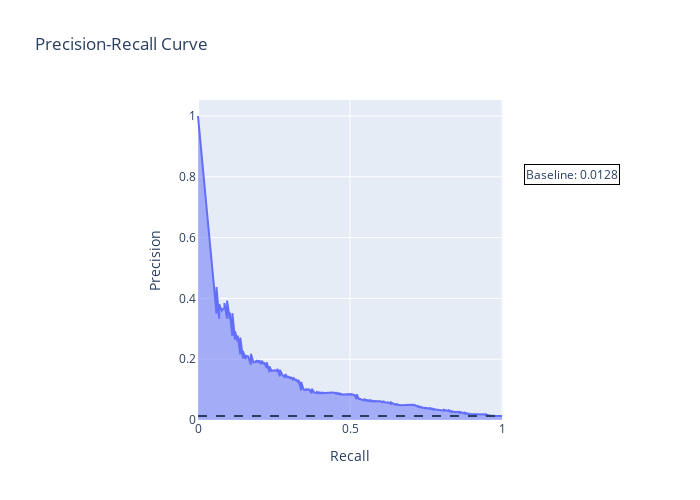

The notebook cell this image was saved under:
### Code cell
# Predict on y test
y_pred = best_model.predict_proba(X_test)[::,1]

precision, recall, thresholds = precision_recall_curve(y_test,  y_pred)

fig = px.area(
    x=recall, y=precision,
    title=f'Precision-Recall Curve',
    labels=dict(x='Recall', y='Precision'),
    width=700, height=500
)
fig.add_shape(
    type='line', line=dict(dash='dash'),
    x0=0, x1=1, y0=baseline, y1=baseline
)
fig.update_yaxes(scaleanchor="x", scaleratio=1)
fig.update_xaxes(constrain='domain')

fig.add_annotation(text=f'Baseline: {baseline:.4f}',
                    align='left',
                    showarrow=False,
                    xref='paper',
                    yref='paper',
                    x=1.0,
                    y=baseline,
                    bordercolor='black',
                    borderwidth=1)

fig.show()

### Figure 1 — Plotly figure (JSON) as saved in the notebook; plotly's stock layout.template omitted (floating-point values rounded to 4 significant figures; data arrays with more than 128 entries replaced by an {"elided": "..."} marker saying what was removed)
{"data": [{"fillpattern": {"shape": ""}, "hovertemplate": "Recall=%{x}<br>Precision=%{y}<extra></extra>", "legendgroup": "", "line": {"color": "#636efa"}, "marker": {"symbol": "circle"}, "mode": "lines", "name": "", "orientation": "v", "showlegend": false, "stackgroup": "1", "type": "scatter", "x": {"elided": "8769 float values"}, "xaxis": "x", "y": {"elided": "8769 float values"}, "yaxis": "y"}], "layout": {"annotations": [{"align": "left", "bordercolor": "black", "borderwidth": 1, "showarrow": false, "text": "Baseline: 0.0128", "x": 1, "xref": "paper", "y": 0.8, "yref": "paper"}], "height": 500, "legend": {"tracegroupgap": 0}, "shapes": [{"line": {"dash": "dash"}, "type": "line", "x0": 0, "x1": 1, "y0": 0.01278, "y1": 0.01278}], "title": {"text": "Precision-Recall Curve"}, "width": 700, "xaxis": {"anchor": "y", "constrain": "domain", "domain": [0, 1], "title": {"text": "Recall"}}, "yaxis": {"anchor": "x", "domain": [0, 1], "scaleanchor": "x", "scaleratio": 1, "title": {"text": "Precision"}}}}
